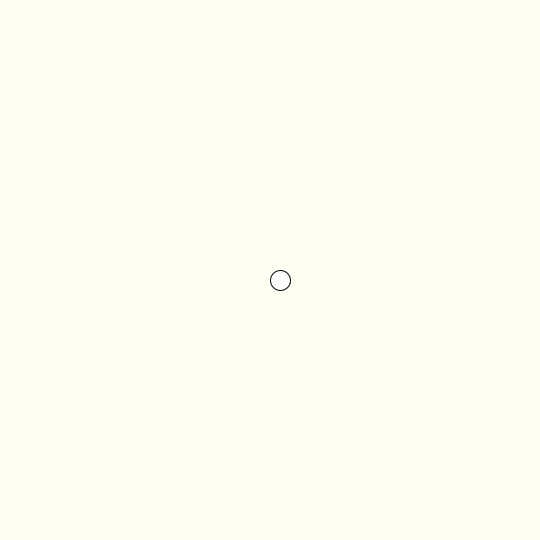
Frame 1 (no input)
Frame 60 (the mouse pressed at the canvas centre just before this capture): identical to frame 1, image omitted
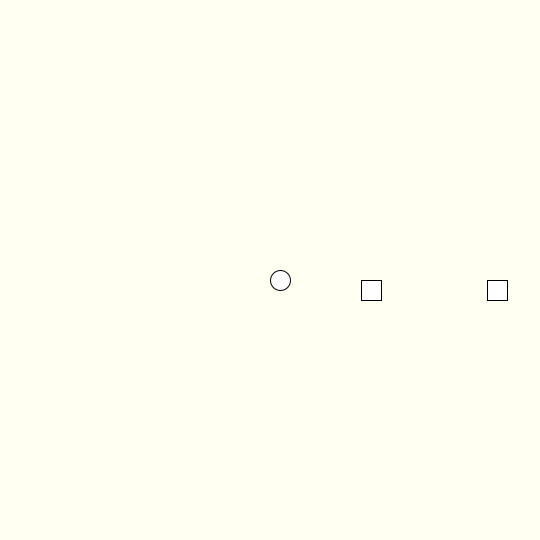
Frame 120 (the mouse held since frame 60 and released just before this capture)

The Processing sketch that drew these frames (run headless with seeded random() and noise(); from frame 60 on, the mouse is pressed at the canvas centre):

// Processing sketch: week12_9_2_chrome_dino_recycle_stone
// ── week12_9_2_chrome_dino_recycle_stone.pde
//要能橫向捲軸移動
PImage imgBG;
float []stoneX=new float[20];
void setup(){
  size(540,540);
  stoneX[0] = random(540, 1000);
  for(int i=1; i<20; i++){
    stoneX[i]=stoneX[i-1]+random(100,200);
  }
}
int shift=0;
int dinoX=280, dinoY=280;
void draw(){
  background(#FFFFF2);
  for(int i=0; i<20; i++){
    rect(stoneX[i]-shift, 280, 20,20);
    if( stoneX[i]-shift < -20 ){ //recycle
      stoneX[i] = stoneX[(i-1+20)%20]+random(100,200);
    }
  }
  ellipse(dinoX, dinoY, 20,20);
  shift +=4;
}
